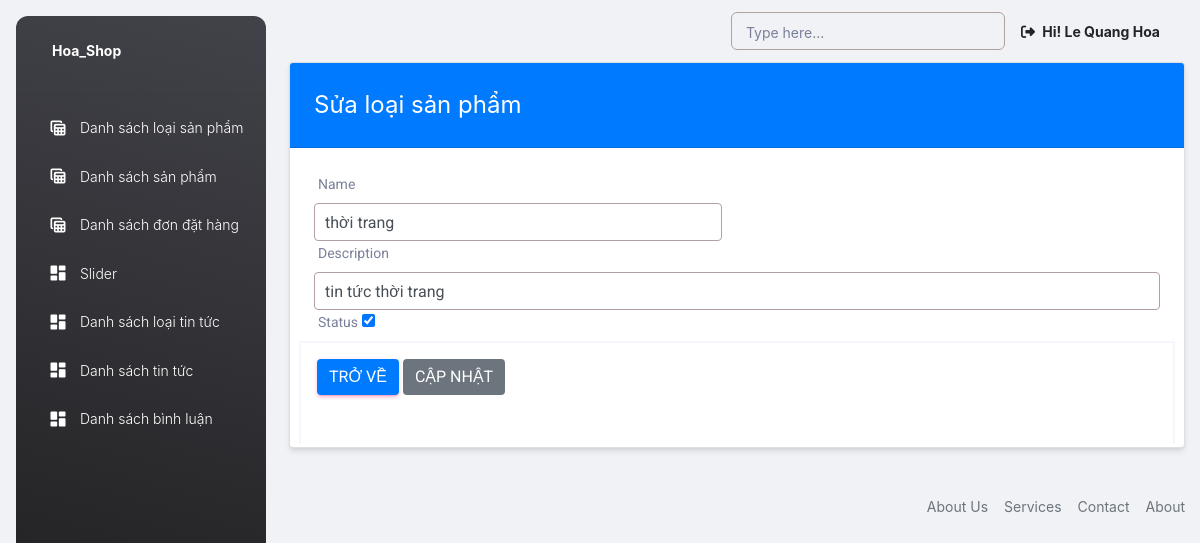
The page /admin/post-edit.php?id=4 (signed in) on the database its author committed.
### tables this page shows
CREATE TABLE `tbl_category_post` (
  `id` int(11) NOT NULL,
  `title` varchar(99) NOT NULL,
  `description` text NOT NULL,
  `status` tinyint(4) NOT NULL
);

### lib/database.php (called while the page is built, shortened)
<?php
class Database extends PDO
{
  public $host = DB_HOST;
  public $user = DB_USER;
  public $pass = DB_PASS;
  public $dbname = DB_NAME;
  public $link;
  private function connectDB()
  {
    $this->link = new mysqli(
      $this->host,
      $this->user,
      $this->pass,
      $this->dbname
    );
  }
  public function select($query)
  {
    $result = $this->link->query($query) or
      die($this->link->error . __LINE__);
    if ($result->num_rows > 0) {
      return $result;
    } else {
      return false;
    }
  }
}

### classes/post.php (called while the page is built, shortened)
<?php
$filepath = realpath(dirname(__FILE__));
include_once ($filepath . '/../lib/database.php');
?>
<?php
class post
{
    private $db;
    public function __construct()
    {
        $this->db = new Database();
    }
    public function getpostbyId($id)
    {
        $query = "SELECT * FROM tbl_category_post where id = '$id' ";
        $result = $this->db->select($query);
        return $result;
    }
}

### admin/post-edit.php (the view, shortened to what this page needs)
<?php
include 'includes/header.php';
include '../classes/post.php';
?>
<?php
$post = new post();
if (!isset($_GET['id']) || $_GET['id'] == null) {
    echo "<script>window.location='post.php';</script>";
} else {
    $id = $_GET['id'];
}
?>
<div class="container">
    <div class="row">
        <div class="col-md-12">
            <div class="card">
                <div class="card-header bg-primary">
                    <span class="text-white fs-4">Sửa loại sản phẩm</span>
                </div>
                <div class="card-body">
                    <?php $getpd = $post->getpostbyId($id);
                    if ($getpd) {
                        while ($result = $getpd->fetch_assoc()) {
                            ?>
                            <form action="" method="post" enctype="multipart/form-data">
                                <div class="row">
                                    <div class="col-md-6">
                                        <label for="name">Name</label>
                                        <input placeholder="Nhập tên sản phẩm" value="<?= $result['title'] ?>" id="name" $
                                            name="name" type="text" class="form-control">
                                    </div>
                                    <div class="col-md-12">
                                        <label for="des">Description</label>
                                        <input placeholder="Nhập tên sản phẩm" id="des" value="<?= $result['description'] ?>"
                                            name="description" type="text" class="form-control">
                                    </div>
                                    <div class="col-md-6">
                                        <label for="status">Status</label>
                                        <input id="status" <?= $result['status'] == '1' ? 'checked' : '' ?> name="status"
                                            type="checkbox">
                                    </div>
                                    <div class="ct-example"
                                        style="position: relative;border: 2px solid #f5f7ff !important;border-bottom: none !important;padding: 1rem 1rem 2rem 1rem;margin-bottom: -1.25rem;">
                                        <a href="post.php" class="btn btn-primary">Trở về</a>
                                        <button name="submit" class="btn btn-icon btn-3 btn-secondary" type="submit">
                                            Cập nhật
                                        </button>
                                    </div>
                                </div>
                            </form>
                            <?php
                        }
                    }
                    ?>
                </div>
            </div>
        </div>
    </div>
</div>
<?php include 'includes/footer.php' ?>

### admin/includes/header.php (style rules this page uses)
.form-control { border: 1px solid #b3a1a1 !important; padding: 8px 10px; }

### rows shown on the page
tbl_category_post: name "thời trang", description "tin tức thời trang", status "☑"

### other values the page prints
Session::get('adminName') "Le Quang Hoa"
